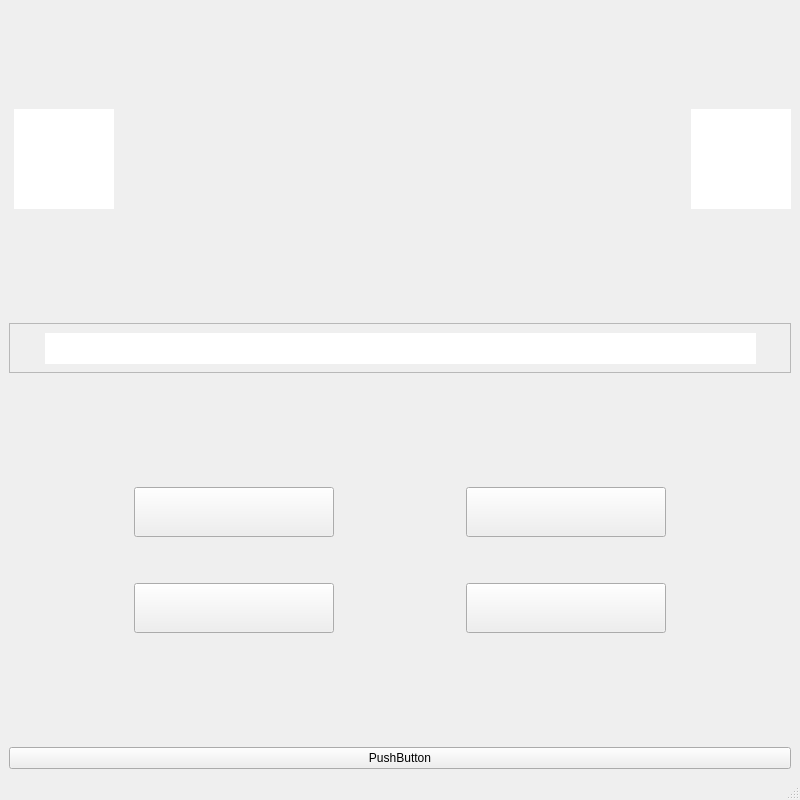
<?xml version="1.0" encoding="UTF-8"?>
<ui version="4.0">
 <class>KoZnaui</class>
 <widget class="QMainWindow" name="KoZnaui">
  <property name="geometry">
   <rect>
    <x>0</x>
    <y>0</y>
    <width>800</width>
    <height>800</height>
   </rect>
  </property>
  <property name="minimumSize">
   <size>
    <width>800</width>
    <height>800</height>
   </size>
  </property>
  <property name="maximumSize">
   <size>
    <width>800</width>
    <height>800</height>
   </size>
  </property>
  <property name="windowTitle">
   <string>KoZnaui</string>
  </property>
  <widget class="QWidget" name="widget">
   <layout class="QVBoxLayout" name="verticalLayout_2">
    <item>
     <layout class="QHBoxLayout" name="horizontalLayout">
      <property name="spacing">
       <number>6</number>
      </property>
      <property name="leftMargin">
       <number>5</number>
      </property>
      <property name="topMargin">
       <number>100</number>
      </property>
      <item>
       <widget class="QLabel" name="poeni1">
        <property name="minimumSize">
         <size>
          <width>100</width>
          <height>100</height>
         </size>
        </property>
        <property name="maximumSize">
         <size>
          <width>100</width>
          <height>100</height>
         </size>
        </property>
        <property name="styleSheet">
         <string notr="true">background-color: white</string>
        </property>
        <property name="text">
         <string/>
        </property>
       </widget>
      </item>
      <item>
       <spacer name="horizontalSpacer">
        <property name="orientation">
         <enum>Qt::Horizontal</enum>
        </property>
        <property name="sizeHint" stdset="0">
         <size>
          <width>40</width>
          <height>20</height>
         </size>
        </property>
       </spacer>
      </item>
      <item>
       <widget class="QLabel" name="labelTimer">
        <property name="minimumSize">
         <size>
          <width>100</width>
          <height>100</height>
         </size>
        </property>
        <property name="maximumSize">
         <size>
          <width>100</width>
          <height>100</height>
         </size>
        </property>
        <property name="styleSheet">
         <string notr="true"/>
        </property>
        <property name="text">
         <string/>
        </property>
       </widget>
      </item>
      <item>
       <spacer name="horizontalSpacer_2">
        <property name="orientation">
         <enum>Qt::Horizontal</enum>
        </property>
        <property name="sizeHint" stdset="0">
         <size>
          <width>40</width>
          <height>20</height>
         </size>
        </property>
       </spacer>
      </item>
      <item>
       <widget class="QLabel" name="poeni2">
        <property name="minimumSize">
         <size>
          <width>100</width>
          <height>100</height>
         </size>
        </property>
        <property name="maximumSize">
         <size>
          <width>100</width>
          <height>100</height>
         </size>
        </property>
        <property name="styleSheet">
         <string notr="true">background-color: white</string>
        </property>
        <property name="text">
         <string/>
        </property>
       </widget>
      </item>
     </layout>
    </item>
    <item>
     <spacer name="verticalSpacer_2">
      <property name="orientation">
       <enum>Qt::Vertical</enum>
      </property>
      <property name="sizeHint" stdset="0">
       <size>
        <width>20</width>
        <height>40</height>
       </size>
      </property>
     </spacer>
    </item>
    <item>
     <layout class="QVBoxLayout" name="verticalLayout">
      <item>
       <widget class="QFrame" name="frame">
        <property name="minimumSize">
         <size>
          <width>50</width>
          <height>50</height>
         </size>
        </property>
        <property name="styleSheet">
         <string notr="true"/>
        </property>
        <property name="frameShape">
         <enum>QFrame::StyledPanel</enum>
        </property>
        <property name="frameShadow">
         <enum>QFrame::Raised</enum>
        </property>
        <widget class="QLabel" name="labQuestion">
         <property name="geometry">
          <rect>
           <x>36</x>
           <y>10</y>
           <width>711</width>
           <height>31</height>
          </rect>
         </property>
         <property name="styleSheet">
          <string notr="true">background-color: white;</string>
         </property>
         <property name="text">
          <string/>
         </property>
        </widget>
       </widget>
      </item>
     </layout>
    </item>
    <item>
     <spacer name="verticalSpacer">
      <property name="orientation">
       <enum>Qt::Vertical</enum>
      </property>
      <property name="sizeHint" stdset="0">
       <size>
        <width>1000</width>
        <height>10</height>
       </size>
      </property>
     </spacer>
    </item>
    <item>
     <layout class="QGridLayout" name="gridLayout">
      <item row="2" column="3">
       <widget class="QPushButton" name="pushButtonAns4">
        <property name="minimumSize">
         <size>
          <width>200</width>
          <height>50</height>
         </size>
        </property>
        <property name="text">
         <string/>
        </property>
       </widget>
      </item>
      <item row="1" column="1">
       <spacer name="verticalSpacer_4">
        <property name="orientation">
         <enum>Qt::Vertical</enum>
        </property>
        <property name="sizeHint" stdset="0">
         <size>
          <width>20</width>
          <height>40</height>
         </size>
        </property>
       </spacer>
      </item>
      <item row="0" column="0">
       <spacer name="horizontalSpacer_3">
        <property name="orientation">
         <enum>Qt::Horizontal</enum>
        </property>
        <property name="sizeHint" stdset="0">
         <size>
          <width>3</width>
          <height>20</height>
         </size>
        </property>
       </spacer>
      </item>
      <item row="2" column="1">
       <widget class="QPushButton" name="pushButtonAns3">
        <property name="minimumSize">
         <size>
          <width>200</width>
          <height>50</height>
         </size>
        </property>
        <property name="text">
         <string/>
        </property>
       </widget>
      </item>
      <item row="0" column="3">
       <widget class="QPushButton" name="pushButtonAns2">
        <property name="minimumSize">
         <size>
          <width>200</width>
          <height>50</height>
         </size>
        </property>
        <property name="text">
         <string/>
        </property>
       </widget>
      </item>
      <item row="0" column="1">
       <widget class="QPushButton" name="pushButtonAns1">
        <property name="enabled">
         <bool>true</bool>
        </property>
        <property name="minimumSize">
         <size>
          <width>200</width>
          <height>50</height>
         </size>
        </property>
        <property name="text">
         <string/>
        </property>
       </widget>
      </item>
      <item row="0" column="2">
       <spacer name="horizontalSpacer_4">
        <property name="orientation">
         <enum>Qt::Horizontal</enum>
        </property>
        <property name="sizeHint" stdset="0">
         <size>
          <width>40</width>
          <height>20</height>
         </size>
        </property>
       </spacer>
      </item>
      <item row="0" column="4">
       <spacer name="horizontalSpacer_5">
        <property name="orientation">
         <enum>Qt::Horizontal</enum>
        </property>
        <property name="sizeHint" stdset="0">
         <size>
          <width>40</width>
          <height>20</height>
         </size>
        </property>
       </spacer>
      </item>
     </layout>
    </item>
    <item>
     <spacer name="verticalSpacer_3">
      <property name="orientation">
       <enum>Qt::Vertical</enum>
      </property>
      <property name="sizeHint" stdset="0">
       <size>
        <width>20</width>
        <height>40</height>
       </size>
      </property>
     </spacer>
    </item>
    <item>
     <widget class="QPushButton" name="DALJE1">
      <property name="text">
       <string>PushButton</string>
      </property>
     </widget>
    </item>
   </layout>
  </widget>
  <widget class="QMenuBar" name="menubar">
   <property name="geometry">
    <rect>
     <x>0</x>
     <y>0</y>
     <width>800</width>
     <height>29</height>
    </rect>
   </property>
  </widget>
  <widget class="QStatusBar" name="statusbar"/>
 </widget>
 <resources/>
 <connections/>
</ui>
